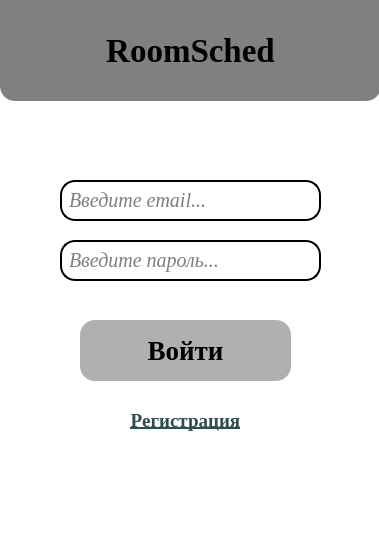
<?xml version="1.0" encoding="UTF-8"?>
<ui version="4.0">
    <class>auth_window</class>
    <widget class="QWidget" name="auth_window">
        <property name="geometry">
            <rect>
                <x>0</x>
                <y>0</y>
                <width>379</width>
                <height>542</height>
            </rect>
        </property>
        <property name="windowTitle">
            <string>Вход</string>
        </property>
        <property name="styleSheet">
            <string notr="true">background-color: white;</string>
        </property>

        <widget class="QLabel" name="label">
            <property name="geometry">
                <rect>
                    <x>0</x>
                    <y>0</y>
                    <width>381</width>
                    <height>101</height>
                </rect>
            </property>
            <property name="font">
                <font>
                    <family>Times New Roman</family>
                    <pointsize>25</pointsize>
                    <bold>true</bold>
                </font>
            </property>
            <property name="styleSheet">
                <string notr="true">
                    background-color: #808080;
                    color: black;
                    padding: 10px;
                    border-bottom-left-radius: 15px;
                    border-bottom-right-radius: 15px;
                </string>
            </property>
            <property name="text">
                <string>RoomSched</string>
            </property>
            <property name="alignment">
                <set>Qt::AlignmentFlag::AlignCenter</set>
            </property>
        </widget>

        <widget class="QLineEdit" name="mailInput">
            <property name="geometry">
                <rect>
                    <x>60</x>
                    <y>180</y>
                    <width>261</width>
                    <height>41</height>
                </rect>
            </property>
            <property name="font">
                <font>
                    <family>Times New Roman</family>
                    <pointsize>15</pointsize>
                    <italic>true</italic>
                </font>
            </property>
            <property name="styleSheet">
                <string notr="true">
                    QLineEdit {
                    border: 2px solid #000000;
                    border-radius: 15px;
                    padding: 5px;
                    background: white;
                    color: black;
                    }
                    QLineEdit:focus {
                    border: 2px solid #2F4F4F;
                    color: black;
                    }
                </string>
            </property>
            <property name="placeholderText">
                <string>Введите email...</string>
            </property>
        </widget>

        <widget class="QLineEdit" name="passwordInput">
            <property name="geometry">
                <rect>
                    <x>60</x>
                    <y>240</y>
                    <width>261</width>
                    <height>41</height>
                </rect>
            </property>
            <property name="font">
                <font>
                    <family>Times New Roman</family>
                    <pointsize>15</pointsize>
                    <italic>true</italic>
                </font>
            </property>
            <property name="styleSheet">
                <string notr="true">
                    QLineEdit {
                    border: 2px solid #000000;
                    border-radius: 15px;
                    padding: 5px;
                    background: white;
                    color: black;
                    }
                    QLineEdit:focus {
                    border: 2px solid #2F4F4F;
                    color: black;
                    }
                </string>
            </property>
            <property name="echoMode">
                <enum>QLineEdit::Password</enum>
            </property>
            <property name="placeholderText">
                <string>Введите пароль...</string>
            </property>
        </widget>

        <widget class="QPushButton" name="loginButton">
            <property name="geometry">
                <rect>
                    <x>80</x>
                    <y>320</y>
                    <width>211</width>
                    <height>61</height>
                </rect>
            </property>
            <property name="font">
                <font>
                    <family>Times New Roman</family>
                    <pointsize>20</pointsize>
                    <bold>true</bold>
                </font>
            </property>
            <property name="styleSheet">
                <string notr="true">
                    QPushButton {
                    border-radius: 15px;
                    padding: 5px;
                    background: #b0b0b0;
                    color: black;
                    }
                    QPushButton:hover {
                    background: #9a9a9a;
                    }
                </string>
            </property>
            <property name="text">
                <string>Войти</string>
            </property>
        </widget>

        <widget class="QPushButton" name="registerButton">
            <property name="geometry">
                <rect>
                    <x>80</x>
                    <y>400</y>
                    <width>211</width>
                    <height>41</height>
                </rect>
            </property>
            <property name="font">
                <font>
                    <family>Times New Roman</family>
                    <pointsize>14</pointsize>
                    <bold>false</bold>
                </font>
            </property>
            <property name="styleSheet">
                <string notr="true">
                    QPushButton {
                    background-color: transparent;
                    border: none;
                    color: #2F4F4F;
                    text-decoration: underline;
                    font-weight: bold;
                    }
                    QPushButton:hover {
                    color: #1E3A3A;
                    }
                </string>
            </property>
            <property name="text">
                <string>Регистрация</string>
            </property>
        </widget>
    </widget>
    <resources/>
    <connections/>
</ui>
